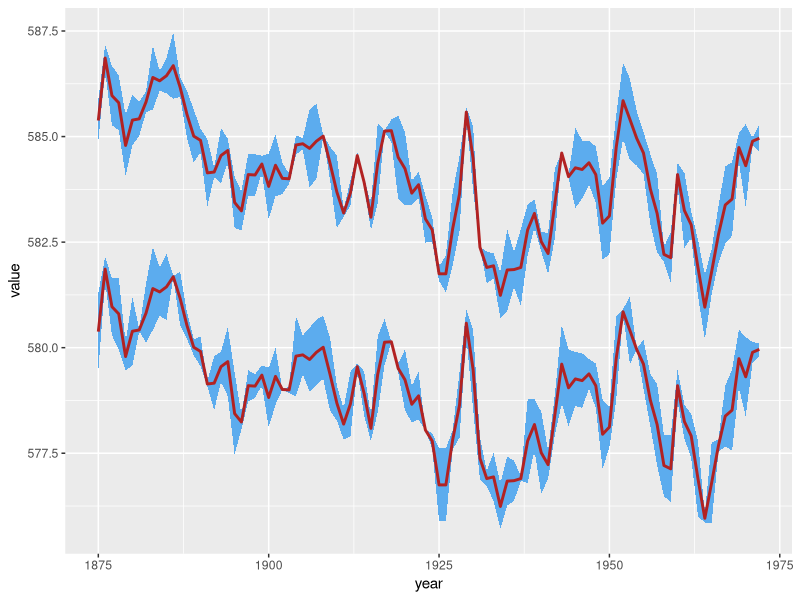

Recreate this plot in R.
## ---- chunk 1
knitr::opts_chunk$set(echo = TRUE)
## ---- chunk 2
library(tidyverse)
huron <- data.frame(year = rep(1875:1972,2), 
                    group = c(rep("a",98),rep("b",98)),
                    value = c(LakeHuron, LakeHuron + 5),
                    std = runif(length(LakeHuron)*2,0,1))

huron %>% 
  ggplot(aes(year, value, fill = group)) + 
  geom_ribbon(aes(ymin = value - std, ymax = value + std, group=group), fill = "steelblue2") + 
  geom_line(color = "firebrick", size = 1)

